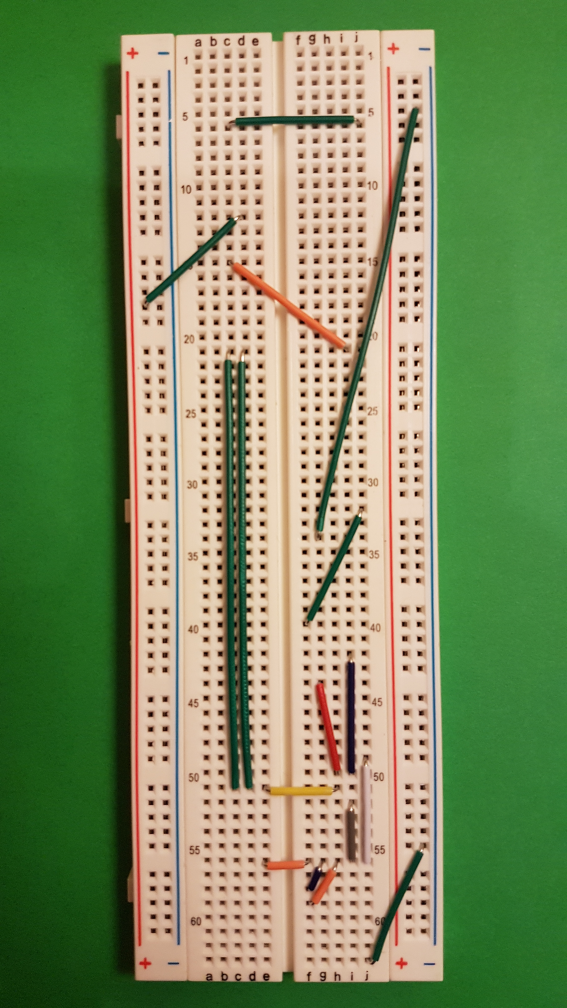
#> input picture Project Files/DarkGreen.jpg, 2268 x 4032 px (shown at 1/4 size)
$ jupyter execute 'Chroma Key Test.ipynb'
#> lines starting #> are read from the running program, lines starting #| are printed output that depends on the picture; after the words box and inside, x2 and y2 are one past the last pixel; in counts of white or black regions, pixels touching at a corner belong together; long printed decimals are rounded
[cell 1]
import cv2
import matplotlib.pyplot as plt
import numpy as np
image = cv2.imread('DarkGreen.jpg')
#> image is the input picture: shape (4032, 2268, 3); mean B, G, R 95.9, 141.3, 124.4
import pandas as pd
from skimage import data, filters
from skimage.segmentation import flood

[cell 2]
image_copy = np.copy(image)
image_copy = cv2.cvtColor(image_copy, cv2.COLOR_BGR2RGB)
plt.imshow(image_copy)

[cell 3]
#RGB
lower_green = np.array([0, 100, 0])     ##[R value, G value, B value]
upper_green = np.array([200, 255, 200])
mask = cv2.inRange(image_copy, lower_green, upper_green)
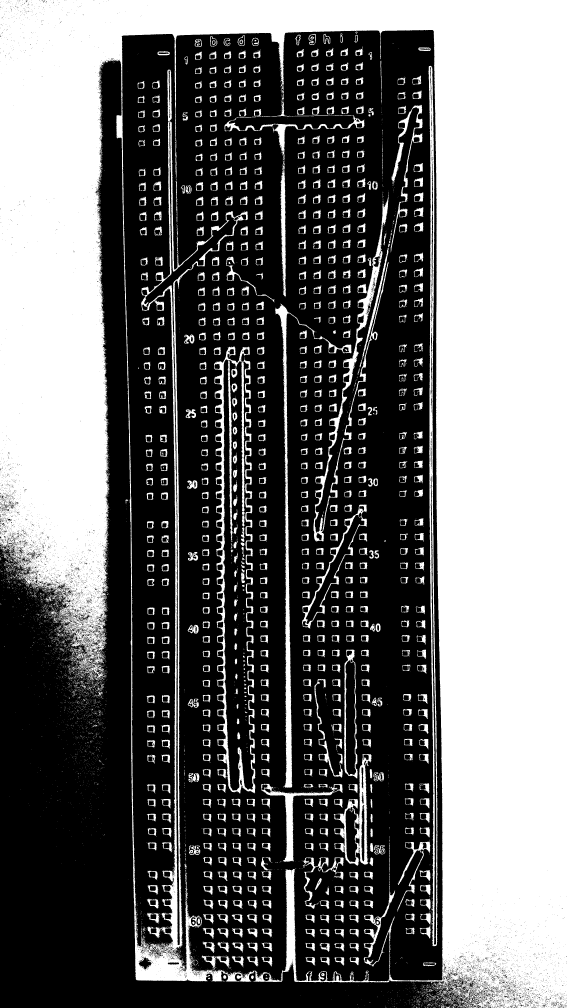
#> mask: shape (4032, 2268) (shown at 1/4 size); 43% white; 8109 white regions (7206 under 20 px), largest, box (x1, y1, x2, y2) and area: (0, 0, 2268, 4032) 3368704, (856, 1386, 1021, 3175) 57328, (1714, 263, 1751, 3785) 38519
plt.imshow(mask, cmap='gray')

[cell 4]
#HSV
hand_hsv = cv2.cvtColor(image_copy, cv2.COLOR_RGB2HSV)
#> hand_hsv: shape (4032, 2268, 3); mean H, S, V 37.1, 120.5, 156.7


hand_flattened = []

for index in range(3):
    flattenedArr = np.array(hand_hsv[:, :, index]).flatten()
    arrPD = pd.Series(flattenedArr)
    hand_flattened.append(arrPD)
#> after the loop, hand_flattened = 3 items
low = []
high = []


def restrict(color_component):
    return np.clip(color_component, 0, 255)

z_value = 5.5

for i in range(3):
    mu = hand_flattened[i].values.mean()
    print(mu)
    sigma = hand_flattened[i].values.std()
    deviation = z_value*sigma
    low.append(restrict(mu-deviation))
    high.append(restrict(mu+deviation))
#> this loop made 3 passes
#> (mu, sigma, deviation) on passes 1 to 3: (37.1, 24.28, 133.5), (120.5, 56.77, 312.2), (156.7, 60.23, 331.3)
#| 37.101
#| 120.492
#| 156.674
#> after the loop, high = [170.6, 255, 255]; low = [0, 0, 0]

print(low)
#| [0.0, 0.0, 0.0]
print(high)
#| [170.636, 255.0, 255.0]

[cell 5]
f, (ax1, ax2, ax3) = plt.subplots(1,3, figsize=(20,5))
ax1.set_title("H")
ax1.hist(hand_flattened[0], bins=50)
ax2.set_title("S")
ax2.hist(hand_flattened[1], bins=50)
ax3.set_title("V")
ax3.hist(hand_flattened[2], bins=50)
plt.show()
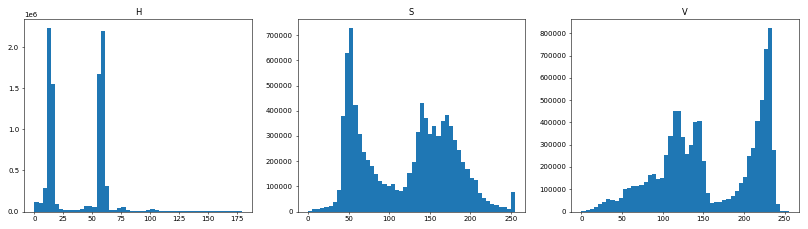
#> figure drawn by matplotlib, 3 panels; panel 1: tallest bar 2231738 high, from x = 10.74 to 14.32; panel 2: tallest bar 728348 high, from x = 51 to 56.1; panel 3: tallest bar 823303 high, from x = 229.5 to 234.6

[cell 6]
h = hand_hsv[:, :, 0]
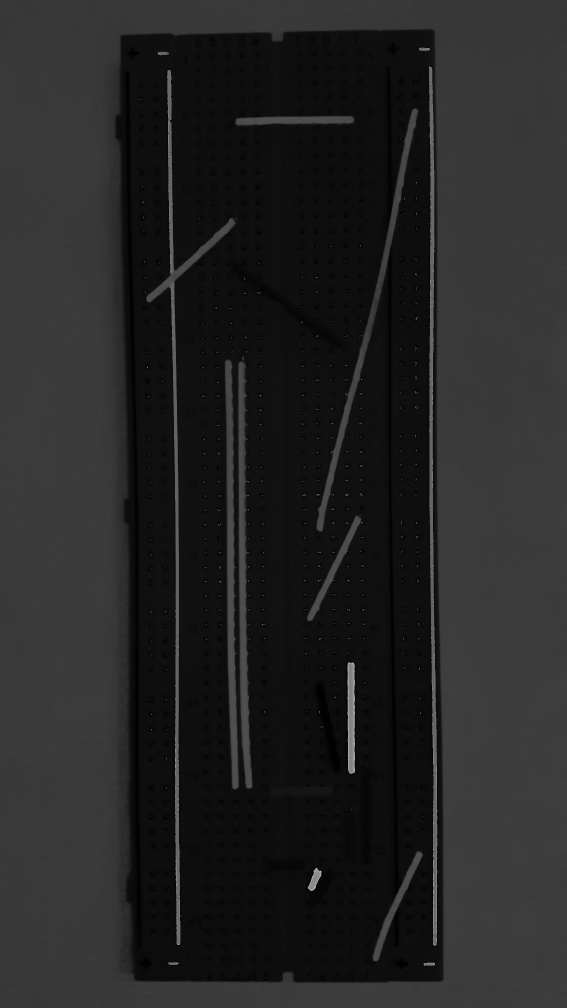
#> h: shape (4032, 2268) (shown at 1/4 size); min 0, max 179, mean 37.1
s = hand_hsv[:, :, 1]
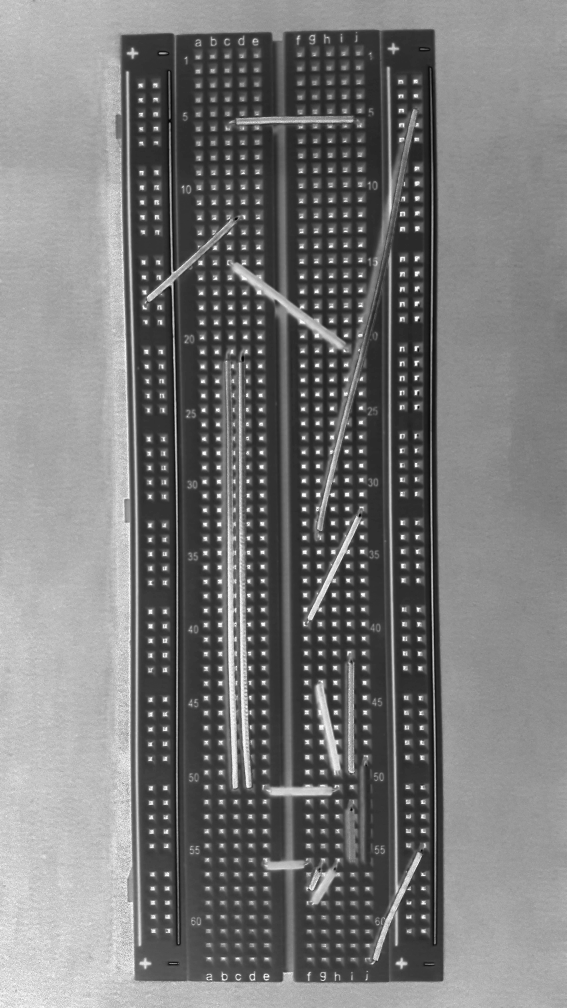
#> s: shape (4032, 2268) (shown at 1/4 size); min 0, max 255, mean 120.5
v = hand_hsv[:, :, 2]
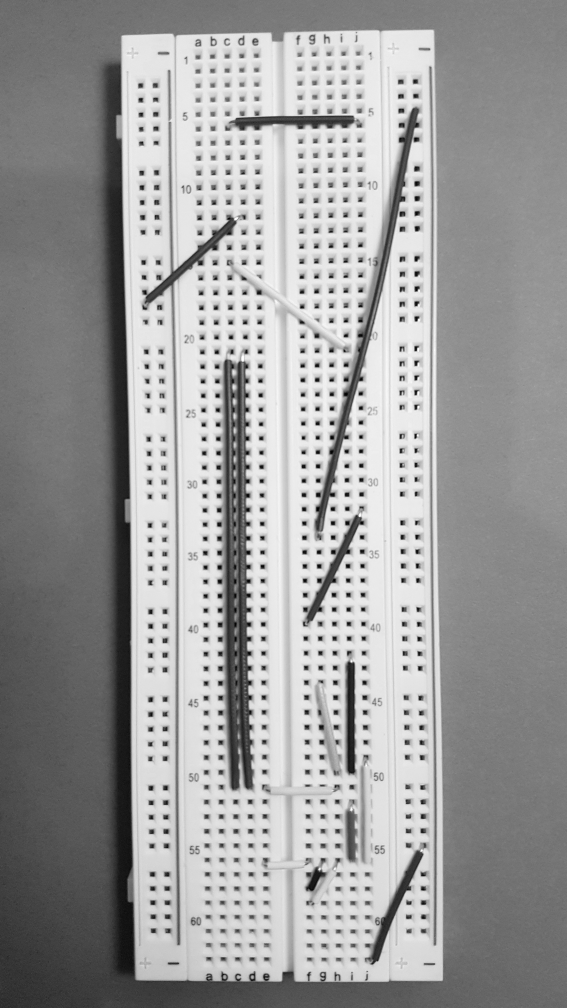
#> v: shape (4032, 2268) (shown at 1/4 size); min 0, max 255, mean 156.7

f, (ax1, ax2, ax3) = plt.subplots(1,3, figsize=(10,5))
ax1.set_title("H")
ax1.imshow(h, cmap="gray")
ax2.set_title("S")
ax2.imshow(s, cmap="gray")
ax3.set_title("V")
ax3.imshow(v, cmap="gray")
plt.show()

[cell 7]
fig, ax = plt.subplots(nrows=3, figsize=(10, 20))

sobel = filters.sobel(image_copy[:,:, 2])
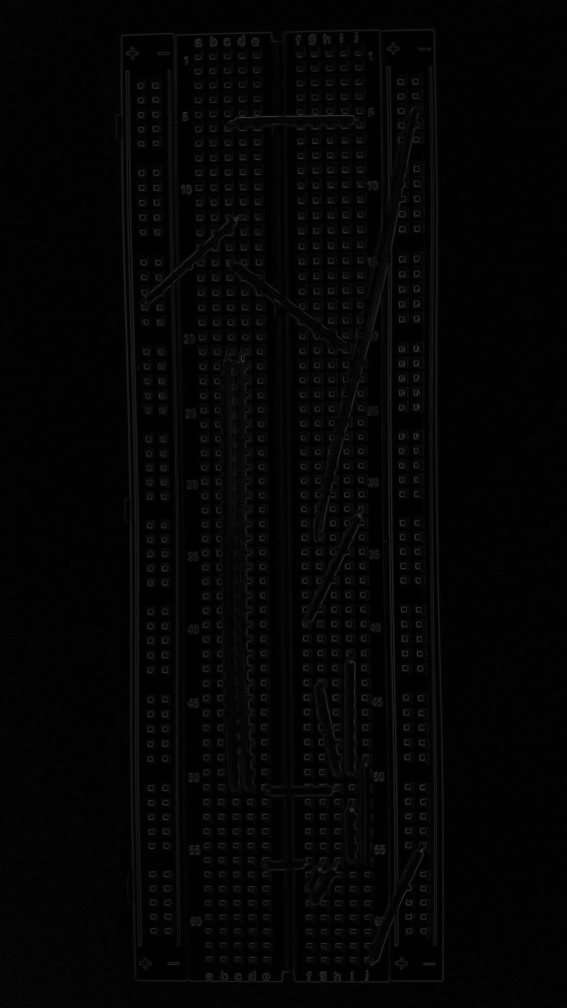
#> sobel: shape (4032, 2268) float64 (shown at 1/4 size); min 0, max 0.455, mean 0.0201
ax[0].imshow(sobel)
floodMask = flood(sobel, (240, 265), tolerance=0.02)
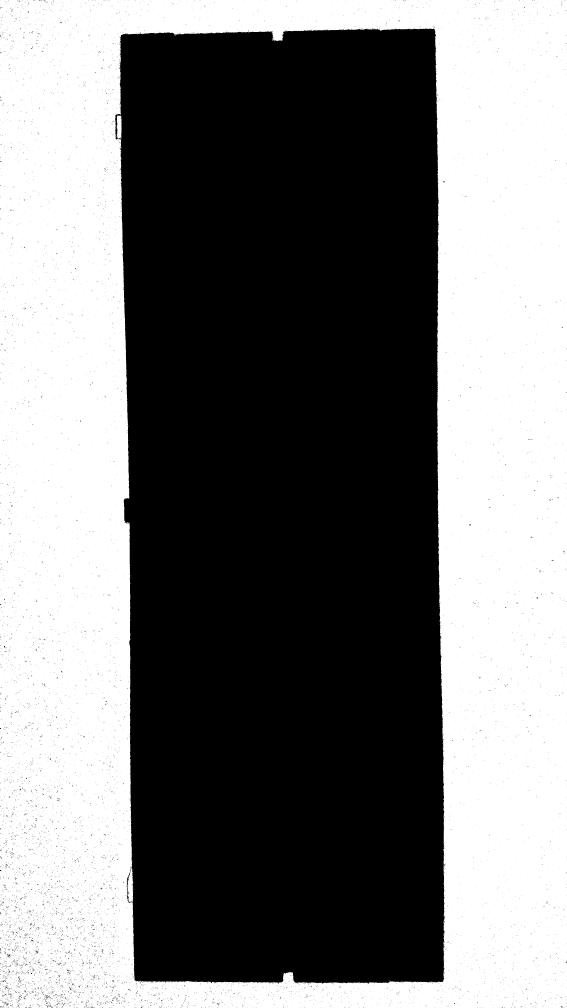
#> floodMask: shape (4032, 2268) bool (shown at 1/4 size); 47.8% white; 1 white region, box (x1, y1, x2, y2) and area: (0, 0, 2268, 4032) 4370966
ax[1].imshow(image_copy)
ax[1].imshow(floodMask, cmap=plt.cm.gray, alpha=0.7)
ax[1].plot(205, 240, 'wo')  # seed point
ax[1].set_title('Background segmented with `flood`')
ax[1].axis('off')
imagec2 = np.copy(image)


imagec2[floodMask,0] = np.mean(image_copy)
imagec2[floodMask,1] = 10
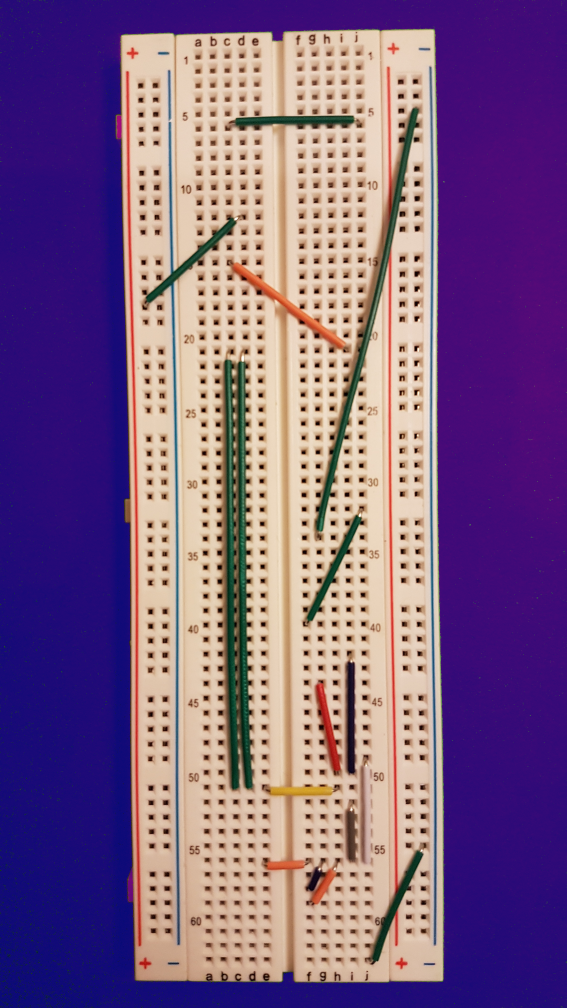
#> imagec2: shape (4032, 2268, 3) (shown at 1/4 size); mean B, G, R 133, 92.5, 124.4
ax[2].imshow(imagec2)
ax[1].axis('off')

fig.tight_layout()
plt.show()
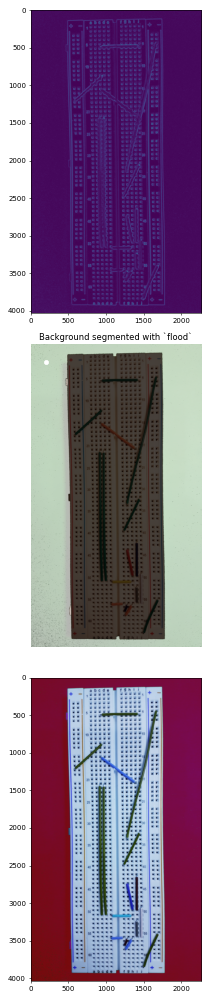
#> figure drawn by matplotlib, 3 panels; B, G, R data is drawn as R, G, B

$ run again, with Project Files/LightGreen.jpg copied over Project Files/DarkGreen.jpg
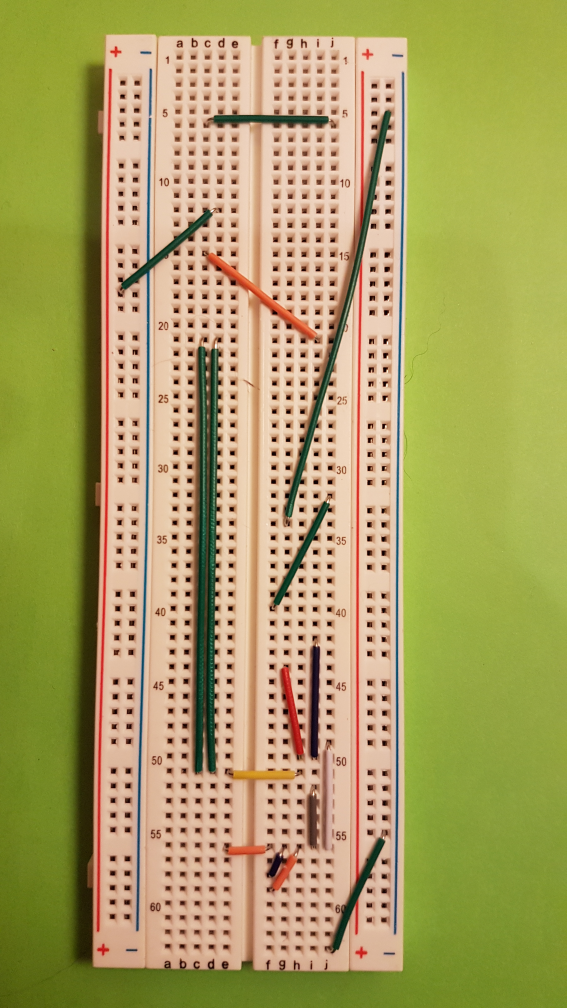
#> input picture Project Files/LightGreen.jpg, 2268 x 4032 px (shown at 1/4 size)
#> image is the input picture: shape (4032, 2268, 3); mean B, G, R 96.7, 159.5, 169.7
#> `mask = cv2.inRange(image_copy, lower_green, upper_green)`:
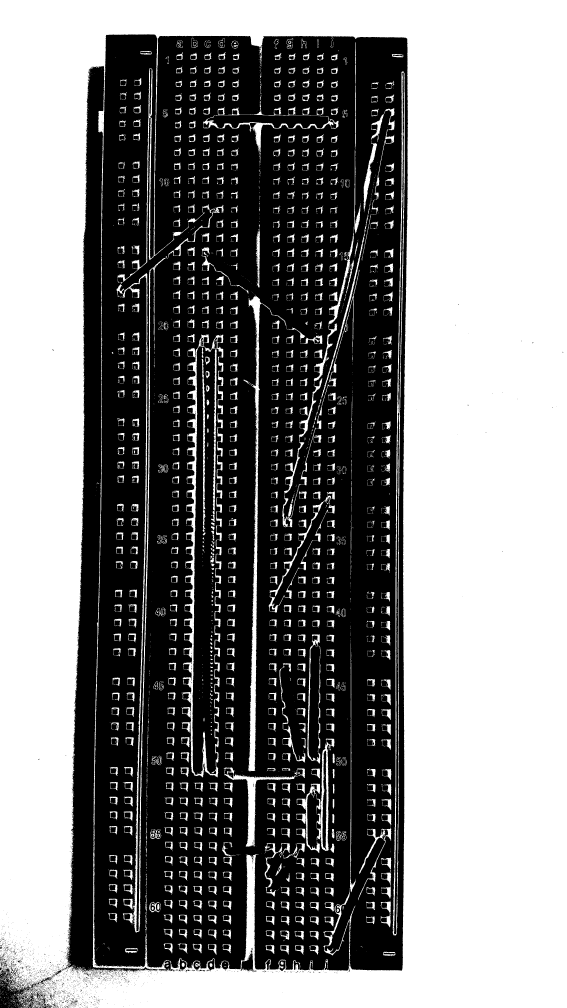
#> mask: shape (4032, 2268) (shown at 1/4 size); 52.6% white; 4550 black regions (4186 under 20 px), largest, box (x1, y1, x2, y2) and area: (376, 137, 1632, 3885) 3916577, (258, 264, 630, 3898) 270202, (1576, 290, 1616, 3737) 20249
#> hand_hsv: shape (4032, 2268, 3); mean H, S, V 25.6, 129.7, 178.3
#> after the loop `for index in range(3):`: hand_flattened = 3 items
#> the loop `for i in range(3):` made 3 passes
#> (mu, sigma, deviation) on passes 1 to 3: (25.58, 16.49, 90.7), (129.7, 52.64, 289.5), (178.3, 48.75, 268.1)
#> (printed output is left out)
#> after the loop `for i in range(3):`: high = [116.3, 255, 255]; low = [0, 0, 0]
#| [0.0, 0.0, 0.0]
#| [116.283, 255.0, 255.0]
#> floodMask: shape (4032, 2268) bool; 74.5% white; 45766 black regions (44762 under 20 px), largest, box (x1, y1, x2, y2) and area: (344, 130, 1719, 3893) 1204022, (721, 1328, 901, 3116) 148745, (382, 270, 453, 3733) 61267
#> `plt.show()`:
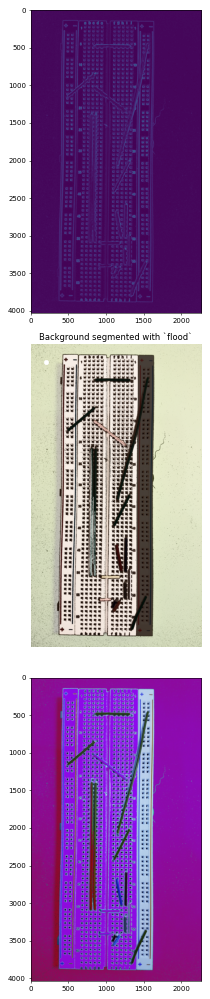
#> figure drawn by matplotlib, 3 panels; B, G, R data is drawn as R, G, B

$ run again, with Project Files/1020by1814.png saved as Project Files/DarkGreen.jpg
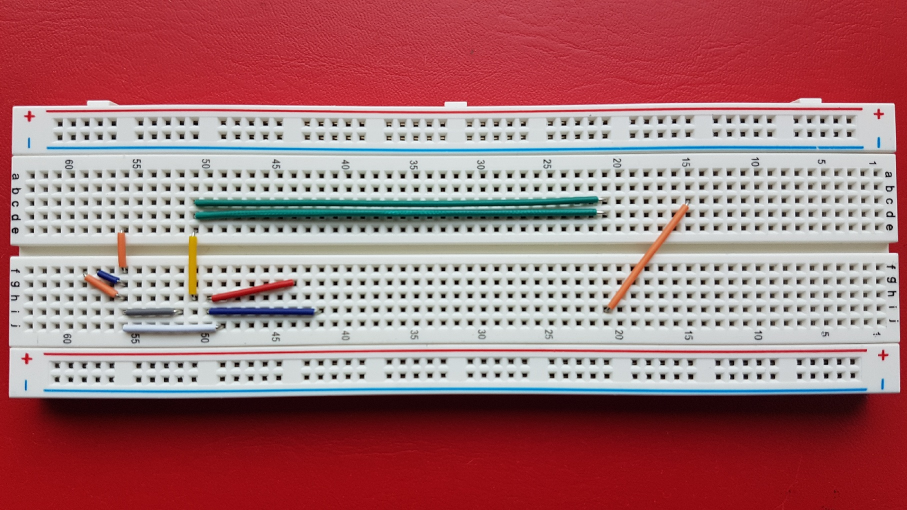
#> input picture Project Files/1020by1814.png, 1814 x 1020 px (shown at 1/2 size)
#> image is the input picture: shape (1020, 1814, 3); mean B, G, R 118.1, 114.5, 165.3
#> `mask = cv2.inRange(image_copy, lower_green, upper_green)`:
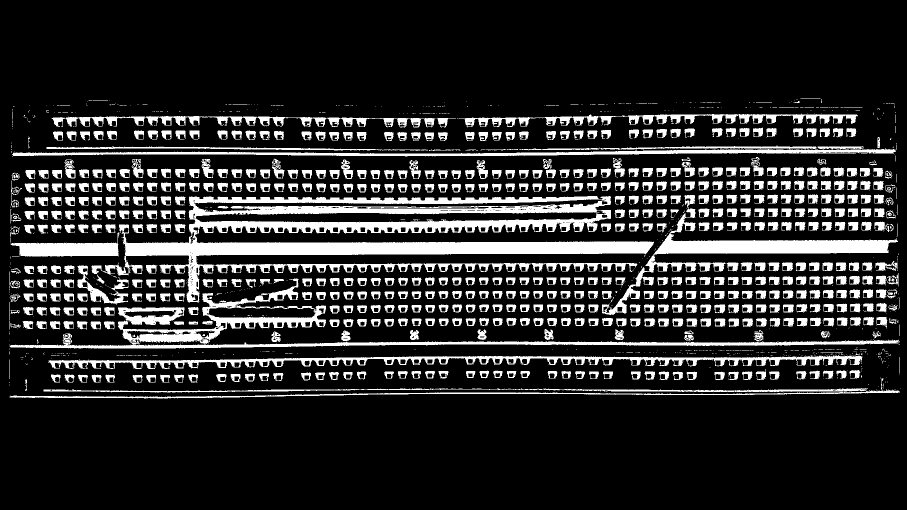
#> mask: shape (1020, 1814) (shown at 1/2 size); 16.4% white; 1586 white regions (948 under 20 px), largest, box (x1, y1, x2, y2) and area: (21, 392, 1308, 606) 72724, (18, 557, 1800, 697) 24521, (1204, 417, 1796, 630) 16605
#> hand_hsv: shape (1020, 1814, 3); mean H, S, V 122.9, 110.1, 171.3
#> after the loop `for index in range(3):`: hand_flattened = 3 items
#> the loop `for i in range(3):` made 3 passes
#> (mu, sigma, deviation) on passes 1 to 3: (122.9, 56.72, 312), (110.1, 100.3, 551.7), (171.3, 51.2, 281.6)
#> (printed output is left out)
#> after the loop `for i in range(3):`: high = [255, 255, 255]; low = [0, 0, 0]
#| [0.0, 0.0, 0.0]
#| [255.0, 255.0, 255.0]
#> floodMask: shape (1020, 1814) bool; 3.6% white; 1 white region, box (x1, y1, x2, y2) and area: (26, 210, 1790, 305) 66702
#> `plt.show()`:
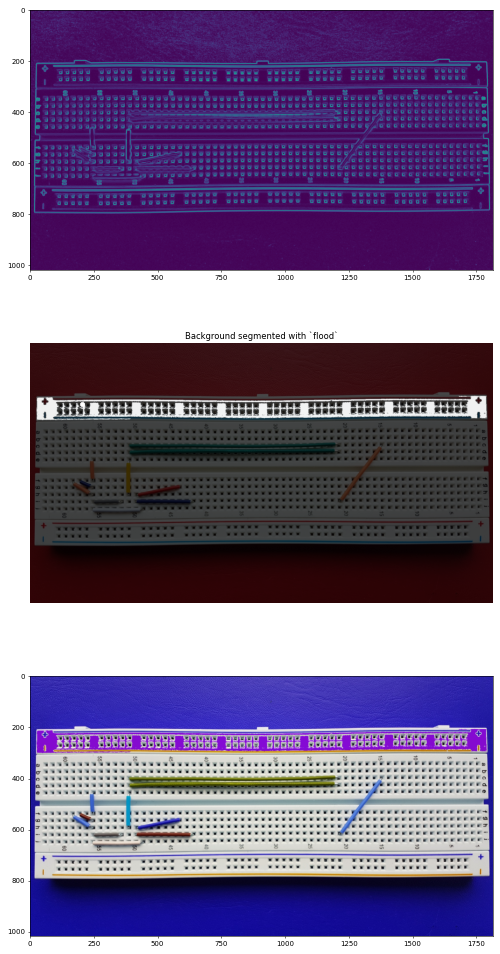
#> figure drawn by matplotlib, 3 panels; B, G, R data is drawn as R, G, B
